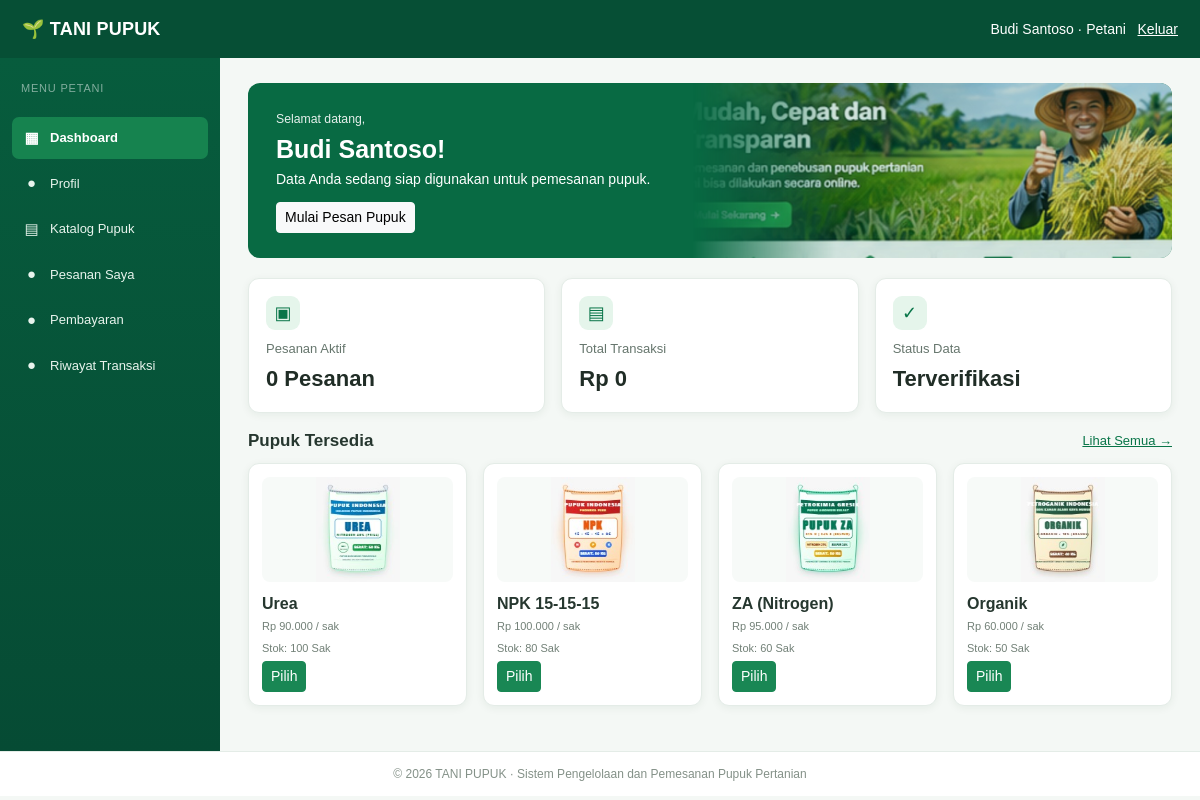
Screenshot of /index.php?page=farmer_dashboard (signed in) with the database file from the repository.
### tables this page shows
CREATE TABLE pupuk(
 id_pupuk INT AUTO_INCREMENT PRIMARY KEY,id_kategori INT NOT NULL,nama_pupuk VARCHAR(120) NOT NULL,
 harga DECIMAL(12,2) NOT NULL DEFAULT 0,stok INT NOT NULL DEFAULT 0,satuan VARCHAR(20) NOT NULL DEFAULT 'Sak',
 FOREIGN KEY(id_kategori) REFERENCES kategori_pupuk(id_kategori)
);

### public/index.php (called while the page is built, shortened)
<?php
require_once __DIR__.'/../config/database.php';
require_once __DIR__.'/../app/controllers/Controller.php';
$page=$_GET['page']??'home';
try{(new Controller())->dispatch($page);}catch(PDOException $e){http_response_code(500);echo '<h2>Kesalahan database</h2><p>Pastikan database tani_pupuk sudah diimport dan konfigurasi database benar.</p><pre>'.htmlspecialchars($e->getMessage()).'</pre>';}catch(Throwable $e){http_response_code(500);echo '<h2>Terjadi kesalahan</h2><pre>'.htmlspecialchars($e->getMessage()).'</pre>';}

### config/database.php (called while the page is built)
<?php
function db(): PDO {
 static $pdo=null;
 if(!$pdo) $pdo=new PDO('mysql:host=127.0.0.1;dbname=tani_pupuk;charset=utf8mb4','root','',[
  PDO::ATTR_ERRMODE=>PDO::ERRMODE_EXCEPTION,
  PDO::ATTR_DEFAULT_FETCH_MODE=>PDO::FETCH_ASSOC
 ]);
 return $pdo;
}

### app/models/Repository.php (called while the page is built, shortened)
<?php
class Repository {
 private PDO $db;
 function __construct(){ $this->db=db(); }
 function rows($sql,$args=[]){$s=$this->db->prepare($sql);$s->execute($args);return $s->fetchAll();}
 function row($sql,$args=[]){$s=$this->db->prepare($sql);$s->execute($args);return $s->fetch()?:null;}
}

### app/controllers/Controller.php (the view, shortened to what this page needs)
<?php
require_once __DIR__.'/../models/Repository.php';
class Controller {
 private Repository $r;
 function __construct(){ $this->r=new Repository(); }
 private function esc($v){return htmlspecialchars((string)$v,ENT_QUOTES,'UTF-8');}
 private function render($title,$content,$public=false){
  $u=$_SESSION['user']??null;$role=$u['role']??'';
  $landing=match($role){'Admin'=>'dashboard','Petani'=>'farmer_dashboard','Petugas'=>'petugas_dashboard',default=>'home'};
  $menus=match($role){'Admin'=>[['dashboard','Dashboard'],['admin_petani','Data Petani'],['admin_pupuk','Data Pupuk'],['admin_kategori','Kategori Pupuk'],['admin_stok','Manajemen Stok'],['admin_pesanan','Transaksi'],['admin_laporan','Laporan'],['admin_users','Akun Pengguna'],['pengaturan','Pengaturan']], 'Petani'=>[['farmer_dashboard','Dashboard'],['profil','Profil'],['katalog','Katalog Pupuk'],['pesanan_saya','Pesanan Saya'],['pembayaran','Pembayaran'],['riwayat','Riwayat Transaksi']], 'Petugas'=>[['petugas_dashboard','Dashboard'],['scan_qr','Scan QR Transaksi'],['validasi','Validasi Transaksi']],default=>[]};
  $currentPage=$_GET['page']??'';
  require __DIR__.'/../views/partials/head.php';
  if(!$public && $u){require __DIR__.'/../views/partials/topbar.php';require __DIR__.'/../views/partials/sidebar.php';echo '<main class="main">';}
  else {require __DIR__.'/../views/partials/public_nav.php';echo '<main class="public-main">';}
  echo $content;
  require __DIR__.'/../views/partials/footer.php';
 }
 private function productCards($limit=0){
  $items=$this->r->rows('SELECT p.*,k.nama_kategori FROM pupuk p JOIN kategori_pupuk k USING(id_kategori) ORDER BY p.id_pupuk'.($limit?' LIMIT '.(int)$limit:''));
  $html='<div class="row g-3 product-grid">';
  foreach($items as $p){
   $key=strtolower($p['nama_pupuk']);
   $img=str_contains($key,'urea')?'UREA.jpeg':(str_contains($key,'npk')?'NPK.jpeg':(str_contains($key,'za')?'ZA.jpeg':'ORGANIK.jpeg'));
   $html.='<div class="col-6 col-md-3"><div class="product-card"><img src="assets/png/'.$img.'" alt="Karung '.$this->esc($p['nama_pupuk']).'"><h6>'.$this->esc($p['nama_pupuk']).'</h6><small>Rp '.number_format($p['harga'],0,',','.').' / sak</small><small>Stok: '.$p['stok'].' '.$this->esc($p['satuan']).'</small><a class="btn btn-success btn-sm" href="index.php?page=katalog">Pilih</a></div></div>';
  }
  $html.='</div>';
  return $html;
 }
 function dispatch($page){
  $r=$this->r;
 $c='';
 if($page==='dashboard'){
   $c='<div class="page-heading"><div><h2>Dashboard Admin</h2><p>Kelola data dan pantau transaksi pupuk.</p></div><div class="user-chip">👤 '.$this->esc($_SESSION['user']['nama']).'<small>Administrator</small></div></div><div class="row g-3 stat-row">';
   $stats=[['♟','Total Petani',$r->count('petani'),'#e8f1ff'],['▣','Pemesanan',$r->count('pemesanan'),'#fff4df'],['▤','Total Sak',(int)($r->row('SELECT COALESCE(SUM(jumlah),0) n FROM pemesanan')['n']??0),'#e5f7ed'],['▧','Nilai Transaksi','Rp '.number_format((float)($r->row('SELECT COALESCE(SUM(total_harga),0) n FROM pemesanan')['n']??0),0,',','.'),'#fff0e6']];
   foreach($stats as $s)$c.='<div class="col-md-3"><div class="stat-card"><span class="stat-icon" style="background:'.$s[3].'">'.$s[0].'</span><div class="stat-label">'.$s[1].'</div><strong>'.$s[2].'</strong></div></div>';
   $recent=$r->rows('SELECT o.kode_pemesanan,p.nama_petani,o.tanggal_pemesanan,o.total_harga,o.status_pemesanan FROM pemesanan o JOIN petani p USING(id_petani) ORDER BY o.id_pemesanan DESC LIMIT 5');$rr='';foreach($recent as $x)$rr.='<tr><td>'.$this->esc($x['kode_pemesanan']).'</td><td>'.$this->esc($x['nama_petani']).'</td><td>'.date('d-m-Y',strtotime($x['tanggal_pemesanan'])).'</td><td>Rp '.number_format($x['total_harga'],0,',','.').'</td><td><span class="status-pill">'.$this->esc($x['status_pemesanan']).'</span></td></tr>';
   $c.='</div><div class="panel mt-4"><div class="panel-heading"><h5>Pemesanan Terbaru</h5><a href="index.php?page=admin_pesanan">Lihat semua</a></div>'.$this->table(['Kode','Nama Petani','Tanggal','Total','Status'],$rr).'</div>';
 }
 elseif($page==='farmer_dashboard'){
   $pid=(int)$_SESSION['user']['petani_id'];$n=$r->row('SELECT COUNT(*) jumlah,COALESCE(SUM(total_harga),0) total FROM pemesanan WHERE id_petani=?',[$pid]);
   $c='<div class="farmer-welcome"><div><small>Selamat datang,</small><h2>'.$this->esc($_SESSION['user']['nama']).'!</h2><p>Data Anda sedang siap digunakan untuk pemesanan pupuk.</p><a class="btn btn-light btn-sm" href="index.php?page=katalog">Mulai Pesan Pupuk</a></div><img src="assets/png/hero-pertanian.jpg" alt="Petani dan lahan pertanian"></div><div class="row g-3 stat-row mt-1"><div class="col-md-4"><div class="stat-card"><span class="stat-icon">▣</span><div class="stat-label">Pesanan Aktif</div><strong>'.$n['jumlah'].' Pesanan</strong></div></div><div class="col-md-4"><div class="stat-card"><span class="stat-icon">▤</span><div class="stat-label">Total Transaksi</div><strong>Rp '.number_format($n['total'],0,',','.').'</strong></div></div><div class="col-md-4"><div class="stat-card"><span class="stat-icon">✓</span><div class="stat-label">Status Data</div><strong>Terverifikasi</strong></div></div></div><div class="section-title"><h5>Pupuk Tersedia</h5><a href="index.php?page=katalog">Lihat Semua →</a></div>'.$this->productCards(4);
 }
 elseif($page==='admin_petani_status'){
   $this->check();$status=$_POST['status']==='Aktif'?'Aktif':'Ditolak';
   $r->run('UPDATE petani SET status=? WHERE id_petani=?',[$status,(int)$_POST['id']]);
   $this->flash('Status verifikasi petani diperbarui.');$this->go('admin_petani');
 }
 elseif($page==='admin_petani_delete'){
   $this->check();
   try{$r->run('DELETE FROM petani WHERE id_petani=?',[(int)$_POST['id']]);$this->flash('Data petani dihapus.');}
   catch(Throwable $e){$this->flash('Petani masih terkait transaksi sehingga tidak dapat dihapus.','warning');}
   $this->go('admin_petani');
 }
 elseif($page==='admin_pupuk_delete'){
   $this->check();
   try{$r->run('DELETE FROM pupuk WHERE id_pupuk=?',[(int)$_POST['id']]);$this->flash('Pupuk dihapus.');}
   catch(Throwable $e){$this->flash('Pupuk masih digunakan transaksi.','warning');}
   $this->go('admin_pupuk');
 }
 elseif($page==='admin_kategori_delete'){
   $this->check();try{$r->run('DELETE FROM kategori_pupuk WHERE id_kategori=?',[(int)$_POST['id']]);$this->flash('Kategori berhasil dihapus.');}
   catch(Throwable $e){$this->flash('Kategori masih digunakan oleh data pupuk sehingga tidak dapat dihapus.','warning');}
   $this->go('admin_kategori');
 }
 elseif($page==='admin_stok_save'){
   $this->check();$r->run('UPDATE pupuk SET stok=? WHERE id_pupuk=?',[(int)$_POST['stok'],(int)$_POST['id']]);$this->go('admin_stok');
 }
 elseif($page==='admin_users_delete'){
   $this->check();
   $r->run('DELETE FROM users WHERE id_user=?',[(int)$_POST['id']]);
   $this->flash('Akun pengguna berhasil dihapus.');
   $this->go('admin_users');
 }
 elseif($page==='pengaturan_save'){
   $this->check();
   $_SESSION['app_name'] = trim($_POST['app_name'] ?? 'TANI PUPUK');
   $_SESSION['app_desc'] = trim($_POST['app_desc'] ?? 'Sistem Pengelolaan dan Pemesanan Pupuk Pertanian');
   $this->flash('Pengaturan sistem berhasil disimpan.');
   $this->go('pengaturan');
 }
 elseif($page==='konfirmasi_ambil'){
   $this->check();$id=(int)$_POST['id'];
   $r->run('UPDATE pemesanan SET status_pemesanan="Sudah Diambil" WHERE id_pemesanan=?',[$id]);
   $this->flash('Pengambilan pupuk berhasil dikonfirmasi.');$this->go('petugas_dashboard');
 }
 else {
   $c='<h2>Halaman Tidak Ditemukan</h2><p>Halaman yang Anda akses tidak tersedia.</p>';
 }
 $this->render(ucfirst(str_replace('_',' ',$page)),$c);
 }
}

### app/views/partials/head.php (shortened to what this page needs)
<!doctype html>
<html lang="id"><head><link href="https://cdn.jsdelivr.net/npm/bootstrap@5.3.3/dist/css/bootstrap.min.css" rel="stylesheet"><link href="assets/css/app.css" rel="stylesheet"></head><body>

### app/views/partials/topbar.php
<nav class="navbar navbar-dark topbar px-3">
    <a class="navbar-brand fw-bold" href="index.php?page=<?= htmlspecialchars($landing, ENT_QUOTES, 'UTF-8') ?>">
        🌱 <?= htmlspecialchars($_SESSION['app_name'] ?? 'TANI PUPUK') ?>
    </a>
    <div class="text-white">
        <?= htmlspecialchars($u['nama'], ENT_QUOTES, 'UTF-8') ?> · <?= htmlspecialchars($role, ENT_QUOTES, 'UTF-8') ?> &nbsp;
        <a class="text-white" href="index.php?page=logout">Keluar</a>
    </div>
</nav>
<div class="layout">

### app/views/partials/sidebar.php
<aside class="sidebar"><div class="small text-uppercase text-white-50 mb-3">Menu <?= htmlspecialchars($role, ENT_QUOTES, 'UTF-8') ?></div><?php foreach($menus as $m): ?><a class="<?= $currentPage===$m[0]?'active':'' ?>" href="index.php?page=<?= htmlspecialchars($m[0], ENT_QUOTES, 'UTF-8') ?>"><span class="nav-dot"><?= str_contains(strtolower($m[1]),'dashboard')?'▦':(str_contains(strtolower($m[1]),'pupuk')?'▤':(str_contains(strtolower($m[1]),'petani')?'♟':'●')) ?></span><?= htmlspecialchars($m[1], ENT_QUOTES, 'UTF-8') ?></a><?php endforeach; ?></aside>

### app/views/partials/footer.php (shortened to what this page needs)
</main><?php if(!$public && $u): ?></div><?php endif; ?><footer class="footer">© <?= date('Y') ?> TANI PUPUK · Sistem Pengelolaan dan Pemesanan Pupuk Pertanian</footer></body></html>

### public/assets/css/app.css (style rules this page uses)
:root { --green: #087548; --deep: #075b3b; --light: #f4f8f5; --line: #e4ece7; --ink: #26372f; }
* { box-sizing: border-box; }
body { background: var(--light); color: var(--ink); font-family: Arial, Helvetica, sans-serif; font-size: 14px; }
.topbar { background: #064f35; min-height: 58px; padding-left: 22px !important; padding-right: 22px !important; }
.navbar-brand { font-size: 18px; letter-spacing: 0.2px; }
.layout { display: flex; min-height: calc(100vh - 108px); }
.sidebar { width: 220px; flex: 0 0 220px; background: linear-gradient(180deg, #075c3d, #064b34); padding: 18px 12px; }
.sidebar .small { font-size: 11px; letter-spacing: 0.8px; padding: 4px 9px; }
.sidebar a { display: flex; align-items: center; gap: 10px; color: #e8f4ed; text-decoration: none; padding: 10px 11px; border-radius: 7px; margin: 3px 0; font-size: 13px; }
.sidebar a:hover, .sidebar a.active { background: #16834f; color: white; font-weight: 700; }
.nav-dot { width: 17px; text-align: center; font-size: 15px; }
.main { padding: 25px 28px; flex: 1; min-width: 0; }
.footer { background: #fff; border-top: 1px solid var(--line); text-align: center; padding: 13px; color: #849188; font-size: 12px; }
.panel, .stat-card, .product-card { background: #fff; border: 1px solid var(--line); border-radius: 11px; box-shadow: 0 2px 9px #143d2410; }
.page-heading h2, .main h2 { font-size: 24px; font-weight: 750; margin: 0 0 5px; }
.stat-row { margin-bottom: 18px; }
.stat-card { padding: 17px; min-height: 120px; }
.stat-icon { display: inline-flex; width: 34px; height: 34px; align-items: center; justify-content: center; border-radius: 9px; background: #e5f5eb; color: #087548; font-size: 18px; margin-bottom: 9px; }
.stat-label { font-size: 13px; color: #66766d; margin-bottom: 3px; }
.stat-card strong { display: block; font-size: 22px; color: #202d26; }
.panel-heading, .section-title { display: flex; align-items: center; justify-content: space-between; margin-bottom: 12px; }
.panel-heading h5, .section-title h5 { font-size: 17px; font-weight: 700; margin: 0; }
.panel-heading a, .section-title a { color: #087548; font-size: 13px; }
.farmer-welcome { position: relative; overflow: hidden; min-height: 175px; border-radius: 12px; background: #086a43; color: white; padding: 25px 28px; display: flex; align-items: center; }
.farmer-welcome > div { position: relative; z-index: 2; max-width: 55%; }
.farmer-welcome small { opacity: 0.9; }
.farmer-welcome h2 { font-size: 25px; margin: 5px 0; }
.farmer-welcome p { margin-bottom: 12px; }
.farmer-welcome img { position: absolute; right: 0; top: 0; width: 52%; height: 100%; object-fit: cover; opacity: 0.82; mask-image: linear-gradient(90deg, transparent, #000 30%); }
.product-grid { margin-bottom: 20px; }
.product-card { height: 100%; padding: 13px; display: flex; flex-direction: column; align-items: flex-start; gap: 5px; }
.product-card img { width: 100%; height: 105px; object-fit: contain; background: #f7faf8; border-radius: 8px; margin-bottom: 7px; }
.product-card h6 { font-weight: 700; margin: 0; }
.product-card small { color: #728077; font-size: 11px; }

### rows the page displays
pupuk: shows a picture, nama_pupuk "Urea", harga "90.000", stok "100", satuan "Sak"
pupuk: shows a picture, nama_pupuk "NPK 15-15-15", harga "100.000", stok "80", satuan "Sak"
pupuk: shows a picture, nama_pupuk "ZA (Nitrogen)", harga "95.000", stok "60", satuan "Sak"
pupuk: shows a picture, nama_pupuk "Organik", harga "60.000", stok "50", satuan "Sak"

### other values shown
$_SESSION['app_name'] "TANI PUPUK"
$u['nama'] "Budi Santoso"
$role "Petani"
$role "PETANI"
$m[1] "Dashboard"
$m[1] "Profil"
$m[1] "Katalog Pupuk"
$m[1] "Pesanan Saya"
$m[1] "Pembayaran"
$m[1] "Riwayat Transaksi"
$this->esc($_SESSION['user']['nama']) "Budi Santoso"
$n['jumlah'] "0"
$n['total'] "0"
